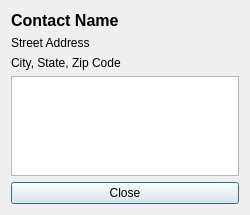
<?xml version="1.0" encoding="UTF-8"?>
<ui version="4.0">
 <class>Contact</class>
 <widget class="QDialog" name="Contact">
  <property name="geometry">
   <rect>
    <x>0</x>
    <y>0</y>
    <width>250</width>
    <height>215</height>
   </rect>
  </property>
  <property name="minimumSize">
   <size>
    <width>250</width>
    <height>215</height>
   </size>
  </property>
  <property name="maximumSize">
   <size>
    <width>250</width>
    <height>215</height>
   </size>
  </property>
  <property name="windowTitle">
   <string>Dialog</string>
  </property>
  <layout class="QVBoxLayout" name="verticalLayout">
   <item>
    <widget class="QLabel" name="nameLabel">
     <property name="font">
      <font>
       <pointsize>12</pointsize>
       <weight>75</weight>
       <bold>true</bold>
      </font>
     </property>
     <property name="text">
      <string>Contact Name</string>
     </property>
    </widget>
   </item>
   <item>
    <widget class="QLabel" name="streetAddressLabel">
     <property name="sizePolicy">
      <sizepolicy hsizetype="Preferred" vsizetype="Preferred">
       <horstretch>0</horstretch>
       <verstretch>1</verstretch>
      </sizepolicy>
     </property>
     <property name="text">
      <string>Street Address</string>
     </property>
     <property name="wordWrap">
      <bool>true</bool>
     </property>
    </widget>
   </item>
   <item>
    <widget class="QLabel" name="cityStateZipLabel">
     <property name="sizePolicy">
      <sizepolicy hsizetype="Preferred" vsizetype="Preferred">
       <horstretch>0</horstretch>
       <verstretch>1</verstretch>
      </sizepolicy>
     </property>
     <property name="text">
      <string>City, State, Zip Code</string>
     </property>
    </widget>
   </item>
   <item>
    <widget class="QTextEdit" name="noteTextEdit">
     <property name="enabled">
      <bool>true</bool>
     </property>
     <property name="sizePolicy">
      <sizepolicy hsizetype="Expanding" vsizetype="Minimum">
       <horstretch>0</horstretch>
       <verstretch>0</verstretch>
      </sizepolicy>
     </property>
     <property name="maximumSize">
      <size>
       <width>16777215</width>
       <height>100</height>
      </size>
     </property>
     <property name="readOnly">
      <bool>true</bool>
     </property>
    </widget>
   </item>
   <item>
    <widget class="QPushButton" name="closeButton">
     <property name="text">
      <string>Close</string>
     </property>
    </widget>
   </item>
  </layout>
 </widget>
 <resources/>
 <connections/>
</ui>
